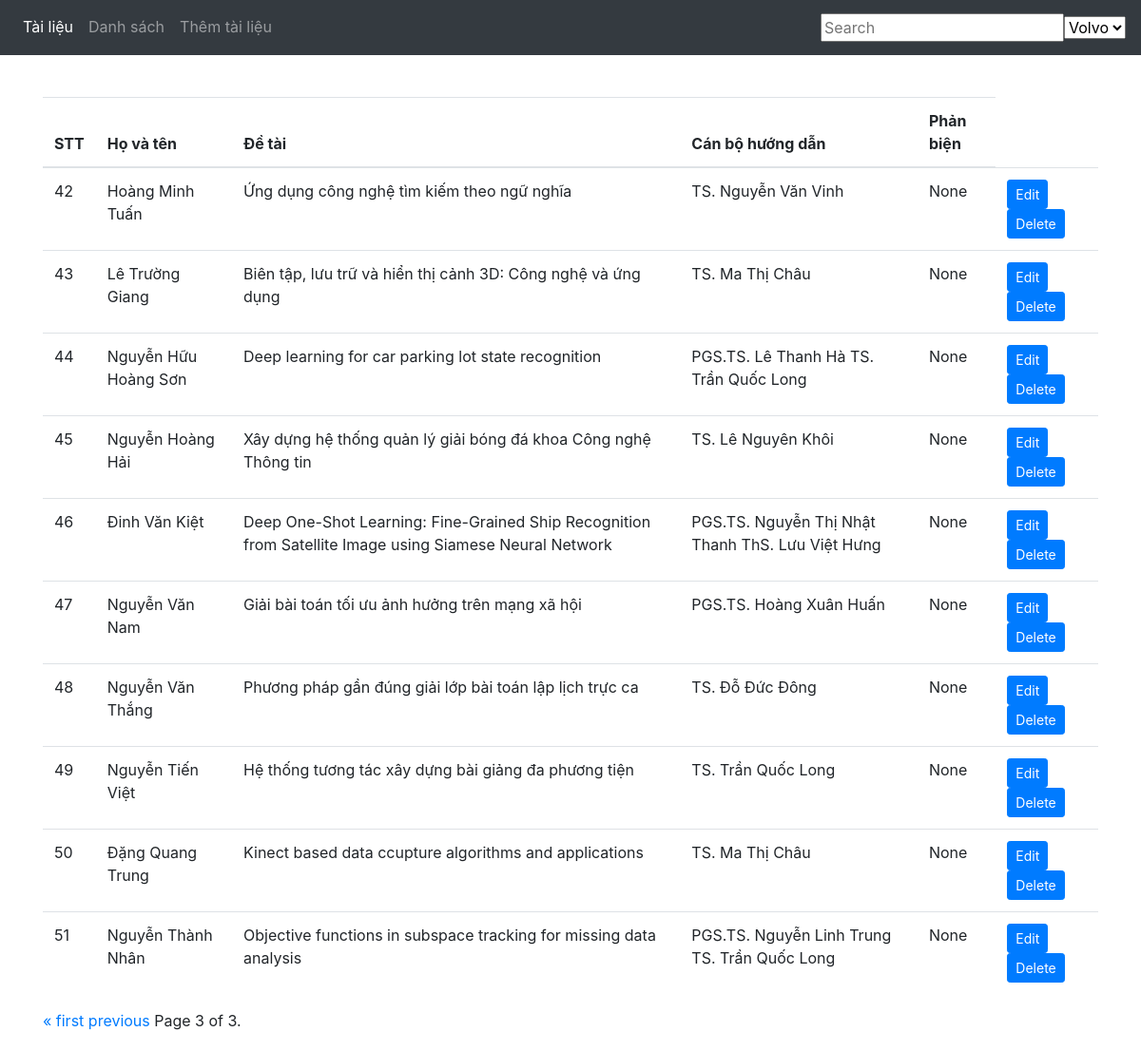
The page /list/view?page=85 on the database as committed earlier.
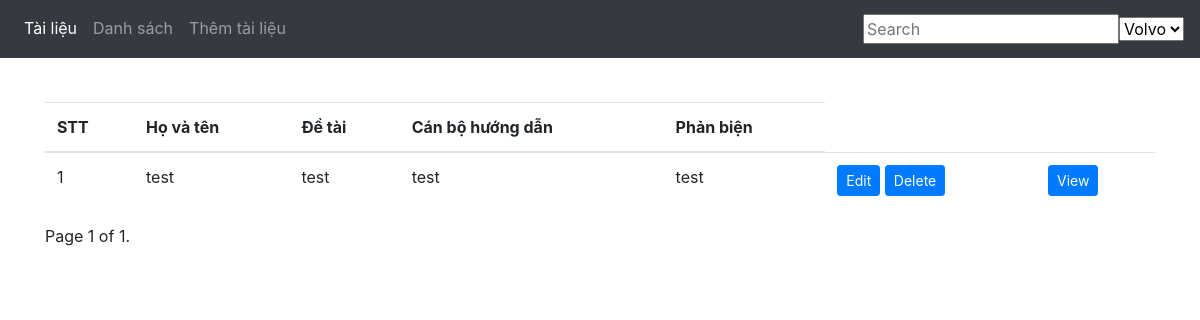
The same page on the database as committed later.
### list/models.py (models this page shows)
class Student(models.Model):
    id = models.IntegerField(primary_key=True, null=False)
    id_student= models.IntegerField(null=True)
    name = models.CharField(max_length=30, null=True)
    birth_date = models.DateField(null=True)
    academic_year = models.CharField(max_length=30, null=True)
    topic = models.CharField(max_length=100, null=True)
    tutor = models.CharField(max_length=30, null=True)
    reviewer = models.CharField(max_length=30, null=True)
    work_unit = models.CharField(max_length=30, null=True)
    file = models.FileField(upload_to='media')
    kltn = models.BooleanField(null=True)
    nckh = models.BooleanField(null=True)

### list/views.py (the view)
# urls.py: path('list/view', view, name="view"),
def view(request):
    students = Student.objects.all()
    paginator = Paginator(students, 20)  # Show 20 students per page
    page = request.GET.get('page')
    students= paginator.get_page(page)
    return render(request, 'list/list.html', {'students':students})

### list/templates/list/list.html (shortened to what this page needs)
{% extends 'list/base.html' %}
{% block body %}
  <table class="table table-hover">
    <thead>
      <tr>
        <th>STT</th>
        <th>Họ và tên</th>
        <th>Đề tài</th>
        <th>Cán bộ hướng dẫn</th>
        <th>Phản biện</th>
      </tr>
    </thead>
   <tbody>
     {% for student in students %}
         <tr>
           <td>{{ student.id }}</td>
           <td>{{ student.name }} </td>
           <td>{{ student.topic }}
           <td>{{ student.tutor }}</td>
           <td>{{ student.reviewer }}</td>
           <td>
             <a href="{% url 'edit_info' student.pk %}" class="btn btn-primary btn-sm" role="button" aria-pressed="true" > Edit</a>
             <a href="{% url 'delete_student' student.pk %}" class="btn btn-primary btn-sm" role="button" aria-pressed="true" > Delete</a>
           </td>
           {% if student.file %}
             <td><a href="{{ student.file.url }}" class="btn btn-primary btn-sm" target="_blank">
                View</a></td>
           {% endif %}
         </tr>
     {% endfor %}
    </tbody>
  </table>
  <div class="pagination">
    <span class="step-links">
        {% if students.has_previous %}
            <a href="?page=1{% if request.GET.q %}&q={{ request.GET.q }}{% endif %}">&laquo; first</a>
            <a href="?page={{ students.previous_page_number }}{% if request.GET.q %}&q={{ request.GET.q }}{% endif %}">previous</a>
        {% endif %}
        <span class="current">
            Page {{ students.number }} of {{ students.paginator.num_pages }}.
        </span>
    </span>
</div>
{% endblock %}

### list/templates/list/base.html (shortened to what this page needs)
<!DOCTYPE html>
<html>
  <head>
  </head>
  {% load static %}
  <link rel="stylesheet" type="text/css" href="{% static '/css/style.css' %}"/>
  <link rel="stylesheet" type="text/css" href="{% static '/css/bootstrap.min.css' %}"/>
  <body>
    <nav class="navbar navbar-expand navbar-dark bg-dark">
  <div class="collapse navbar-collapse">
    <ul class="navbar-nav mr-auto">
      <li class="nav-item active">
        <a class="nav-link" href="{% url 'display_student' %}">Tài liệu <span class="sr-only">(current)</span></a>
      </li>
      <li class="nav-item">
        <a class="nav-link" href="{% url 'view' %}" style="padding-bottom:10px">Danh sách</a>
      </li>
      <li class="nav-item">
        <a class="nav-link" href="{% url 'upload_fl' %}" style="padding-bottom:10px">Thêm tài liệu</a>
      </li>
    </ul>
    <form class="form-inline my-2 my-md-0">
          <input name="q" value="{{request.GET.get.q}}" placeholder="Search">
    </form>
    <select>
      <option value="volvo">Volvo</option>
    </select>
  </div>
</nav>
    <br>
    <div class="container">
      {% block body %}
      {% endblock%}
    </div>
  </body>
</html>

### list/templates/list/base.html (style rules this page uses)
body { padding-bottom: 20px; }
.navbar { margin-bottom: 20px; }
th { vertical-align: middle; }

Rows that differ between the two databases and show on the page:
removed Student: id "42", name "Hoàng Minh Tuấn", topic "Ứng dụng công nghệ tìm kiếm theo ngữ nghĩa", tutor "TS. Nguyễn Văn Vinh", reviewer "None"
removed Student: id "43", name "Lê Trường Giang", topic "Biên tập, lưu trữ và hiển thị cảnh 3D: Công nghệ và ứng dụng", tutor "TS. Ma Thị Châu", reviewer "None"
removed Student: id "44", name "Nguyễn Hữu Hoàng Sơn", topic "Deep learning for car parking lot state recognition", tutor "PGS.TS. Lê Thanh Hà TS. Trần Quốc Long", reviewer "None"
removed Student: id "45", name "Nguyễn Hoàng Hải", topic "Xây dựng hệ thống quản lý giải bóng đá khoa Công nghệ Thông tin", tutor "TS. Lê Nguyên Khôi", reviewer "None"
removed Student: id "46", name "Đinh Văn Kiệt", topic "Deep One-Shot Learning: Fine-Grained Ship Recognition from Satellite Image using Siamese Neural Network", tutor "PGS.TS. Nguyễn Thị Nhật Thanh ThS. Lưu Việt Hưng", reviewer "None"
removed Student: id "47", name "Nguyễn Văn Nam", topic "Giải bài toán tối ưu ảnh hưởng trên mạng xã hội", tutor "PGS.TS. Hoàng Xuân Huấn", reviewer "None"
removed Student: id "48", name "Nguyễn Văn Thắng", topic "Phương pháp gần đúng giải lớp bài toán lập lịch trực ca", tutor "TS. Đỗ Đức Đông", reviewer "None"
removed Student: id "49", name "Nguyễn Tiến Việt", topic "Hệ thống tương tác xây dựng bài giảng đa phương tiện", tutor "TS. Trần Quốc Long", reviewer "None"
removed Student: id "50", name "Đặng Quang Trung", topic "Kinect based data ccupture algorithms and applications", tutor "TS. Ma Thị Châu", reviewer "None"
removed Student: id "51", name "Nguyễn Thành Nhân", topic "Objective functions in subspace tracking for missing data analysis", tutor "PGS.TS. Nguyễn Linh Trung TS. Trần Quốc Long", reviewer "None"
added Student: id "1", name "test", topic "test", tutor "test", reviewer "test"
Other text that changed with them:
{{ students.number }}: "3" → "1"
{{ students.paginator.num_pages }}: "3" → "1"
text no longer shown: "« first previous"
